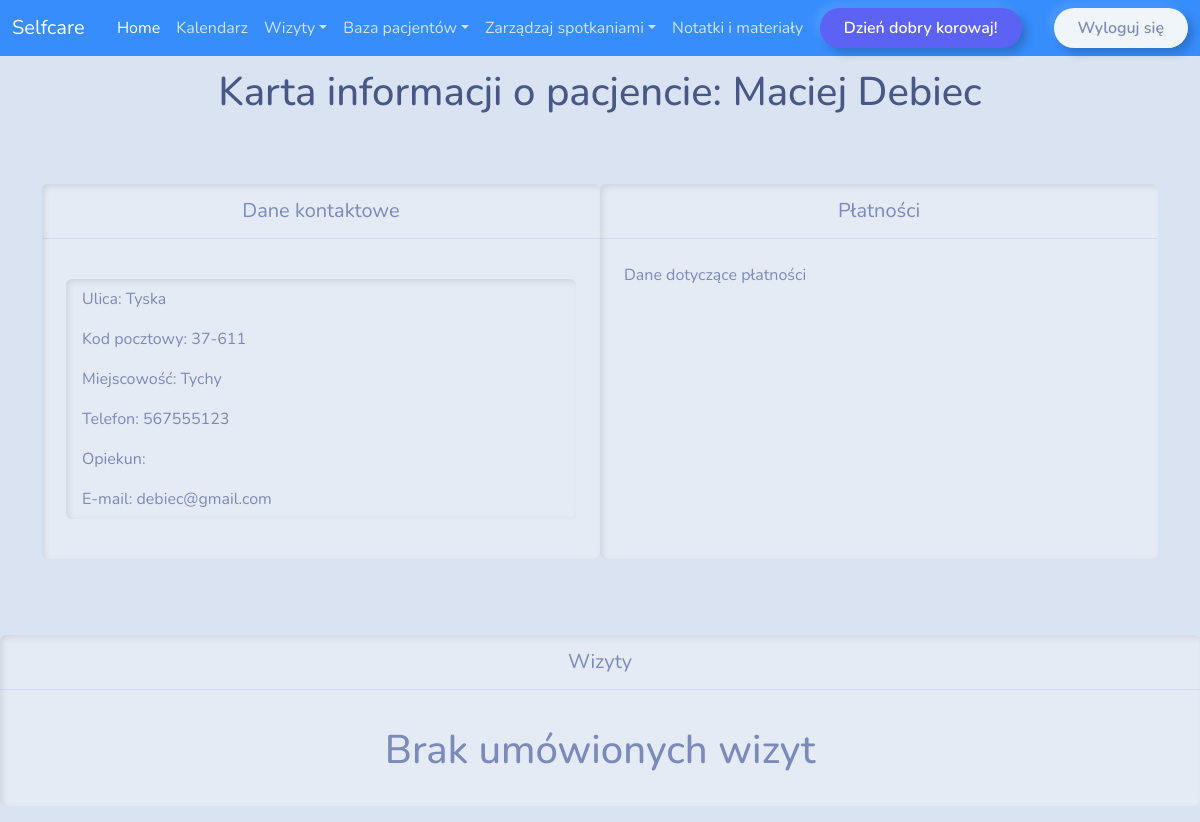
Page /patients/patient/12 (signed in) on the earlier database version.
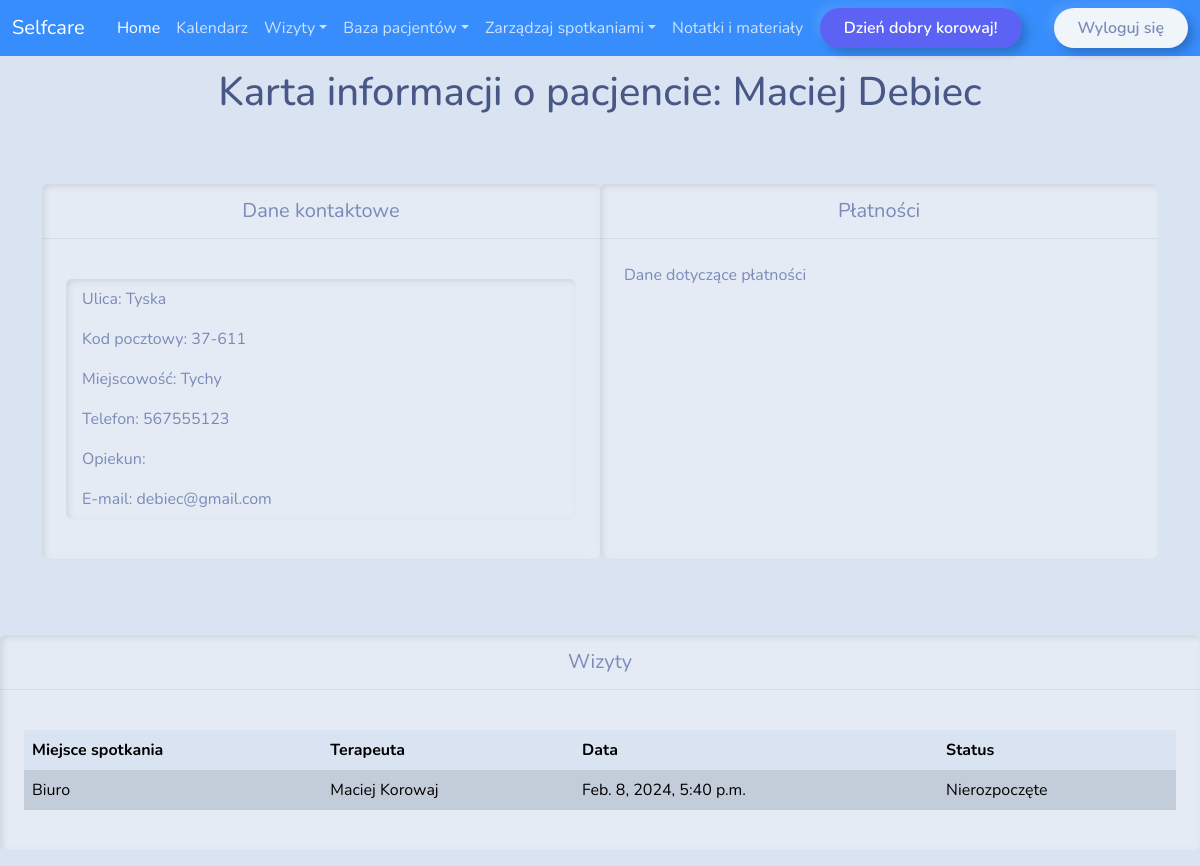
Same page on the later database version.
### patients/models.py (models this page shows, shortened)
class Meetings(models.Model):
    MEETING_TYPE = (
        ('Biuro', 'Biuro'),
        ('Zdalnie', 'Zdalnie'),
    )
    MEETING_STATUS = (
        ('Zakończone', 'Zakończone'),
        ('W trakcie', 'W trakcie'),
        ('Nierozpoczęte', 'Nierozpoczęte')
    )
    meeting_place = models.CharField(max_length=100, null=True, choices=MEETING_TYPE)
    start_time = models.DateTimeField()
    real_start_time = models.DateTimeField(null=True, blank=True)
    end_time = models.DateTimeField(null=True, blank=True)
    real_end_time = models.DateTimeField(null=True, blank=True)
    duration = models.DurationField(null=True, blank=True)
    doctor = models.ForeignKey(Doctor, null=True, on_delete=models.SET_NULL)
    patient = models.ForeignKey(Patient, null=True, on_delete=models.SET_NULL)
    progress = models.CharField(max_length=100, null=True, choices = MEETING_STATUS, blank=True)

class Doctor(models.Model):
    first_name = models.CharField(max_length=30)
    last_name = models.CharField(max_length=30)
    street = models.CharField(max_length=100, null=True)
    code = models.CharField(max_length=6, null=True)
    city = models.CharField(max_length = 40, null=True)
    phone_number = models.IntegerField()
    proteges = models.ManyToManyField('Patient',blank=True, related_name="proteges")
    email = models.EmailField(max_length=254)
    user = models.OneToOneField(User, on_delete=models.CASCADE, related_name='doctor',null=True)
    captcha_score = models.FloatField(default = 0.0)
    group = models.ForeignKey(Group, on_delete=models.CASCADE, related_name='doctos', null=True)
    class Meta:
        permissions = [
            ("doctor_permission", "doctor_permission")
            ]
    def __str__(self):
        return f"{self.first_name} {self.last_name}"

### patients/views.py (the view)
# urls.py: path("patient/<str:pk>", views.patient, name="patient"),
@group_required('doctors')
def patient(request, pk):
    patient = Patient.objects.get(id=pk)
    meeting = Meetings.objects.filter(patient=patient)
    return render(request,"patients/patient.html", {
        "patient": patient,
        "meeting": meeting,
        'user': request.user
    })

### patients/helpers.py (called while the page is built)
def group_required(group, login_url=None, raise_exception=False):
    def check_perms(user):
        if isinstance(group, six.string_types):
            groups = (group, )
        else:
            groups = group
        if user.groups.filter(name__in=groups).exists():
            return True
        if raise_exception:
            raise PermissionDenied
        return False
    return user_passes_test(check_perms, login_url=login_url)

### patients/templatetags/auth_extras.py (called while the page is built)
@register.filter(name='has_group')
def has_group(user, group_name):
    group = Group.objects.get(name=group_name)
    return True if group in user.groups.all() else False

### patients/templates/patients/patient.html (shortened to what this page needs)
{% extends "patients/layout.html" %}
{% load static %}
{% block body %}
<h1>Karta informacji o pacjencie: {{ patient.first_name }} {{ patient.last_name }}</h1>
<div class="container">
    <div class="card border-primary mb-3" style="width: 40rem;">
    <div class="card-header text-center fs-5">Dane kontaktowe</div>
    <div class="card-body">
        <p class="card-text">
            <ul class="list-group">
                <li class="list-group-item">Ulica: {{ patient.street }}</li>
                <li class="list-group-item">Kod pocztowy: {{ patient.code }}</li>
                <li class="list-group-item">Miejscowość: {{ patient.city }}</li>
                <li class="list-group-item">Telefon: {{ patient.phone_number }}</li>
                <li class="list-group-item">Opiekun: </li>
                <li class="list-group-item">E-mail: {{ patient.email }}</li>
            </ul>
        </p>
    </div>
    </div>
    <div class="card border-primary mb-3" style="width: 40rem;">
        <div class="card-header text-center fs-5">Płatności</div>
        <div class="card-body">
            <p class="card-text">Dane dotyczące płatności</p>
        </div>
    </div>
</div>
<div class= "container-meetings">
    <div class="card border-primary mb-3" style="width: 81rem;">
        <div class="card-header text-center fs-5">Wizyty</div>
        <div class="card-body">
        {% if meeting.count > 0 %}
        <table class="table table-hover">
                <thead>
                  <tr>
                    <th scope="col">Miejsce spotkania</th>
                    <th scope="col">Terapeuta</th>
                    <th scope="col">Data</th>
                    <th scope="col">Status</th>
                  </tr>
                </thead>
        <tbody>
          <p class="card-text">{% for meeting in meeting  %}
            <tr class="table-active">
                <td>{{ meeting.meeting_place }}</td>
                <td>{{ meeting.doctor }}</td>
                <td>{{ meeting.start_time }}</td>
                <td>{{ meeting.progress }}</td>
              </tr>
            {% endfor %}</p>
        {% else %}
        <h1>Brak umówionych wizyt</h1>
        {% endif %}
        </tbody>
        </div>
      </div>
</div>
{% endblock %}

Differences in the rows shown:
added Meetings: meeting_place "Biuro", doctor "Maciej Korowaj", start_time "Feb. 8, 2024, 5:40 p.m.", progress "Nierozpoczęte"
Other differences:
text no longer shown: "Brak umówionych wizyt"
text now shown: "Miejsce spotkania Terapeuta Data Status"
